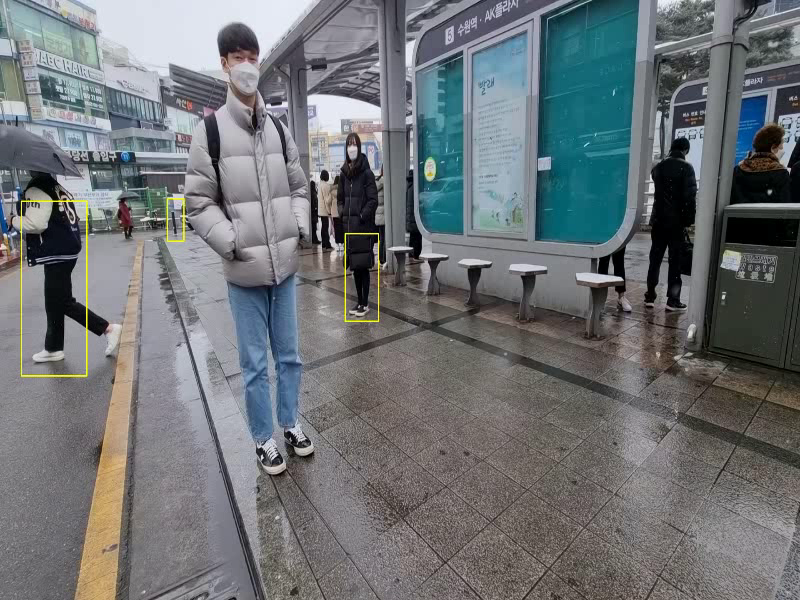
#> input picture frame 1 of opencv_study/harr.avi, 800 x 600 px, given in place of the camera
$ python HarrBody.py
#> lines starting #> are read from the running program, lines starting #| are printed output that depends on the picture; after the words box and inside, x2 and y2 are one past the last pixel; in counts of white or black regions, pixels touching at a corner belong together
import numpy as np
import cv2

body_classifier = cv2.CascadeClassifier('haarcascade_fullbody.xml')
cap = cv2.VideoCapture(0)
cam = cv2.VideoWriter('harr.avi',cv2.VideoWriter_fourcc('D', 'I', 'V', 'X'),25,(800,600))
while cap.isOpened():
    ret,img = cap.read()
#> img is the input picture: shape (600, 800, 3); mean B, G, R 117.4, 114.8, 110.6
    frame = img
    gray = cv2.cvtColor(frame, cv2.COLOR_BGR2GRAY)
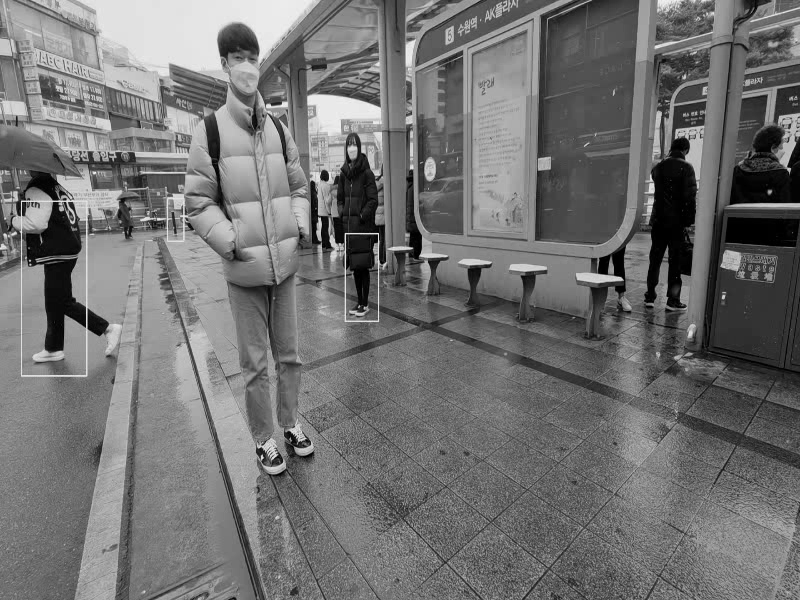
#> gray: shape (600, 800); min 0, max 250, mean 113.8
    bodies = body_classifier.detectMultiScale(gray, 1.2, 3)
#> bodies = [[210, 18, 28, 56]]
    #print(bodies)
    for (x,y,w,h) in bodies:
        cv2.rectangle(frame,(x,y),(x+w,y+h),(0,255,255),2)
#> this loop made 1 pass
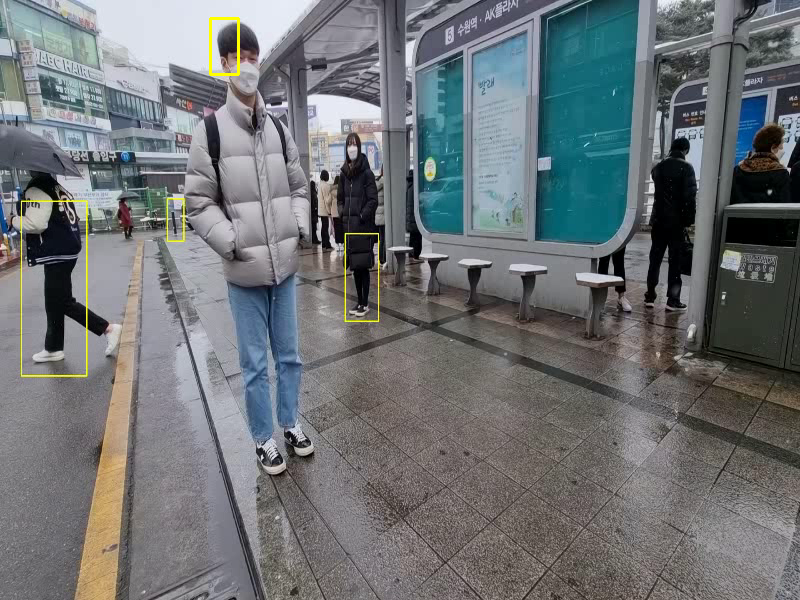
#> frame: shape (600, 800, 3); 0.1% of pixels changed, all inside (x1, y1, x2, y2) = (209, 17, 240, 76)
    frame2 = cv2.resize(frame,(800,600))
    cv2.imshow('Humans',frame2)
    cam.write(frame2)
    ch = cv2.waitKey(30)& 0xff
#> (key Esc is pressed here)
    if ch == 27:
        print('끗')
        break
cam.release()
cv2.destroyAllWindows()

$ run again, starting later in the video
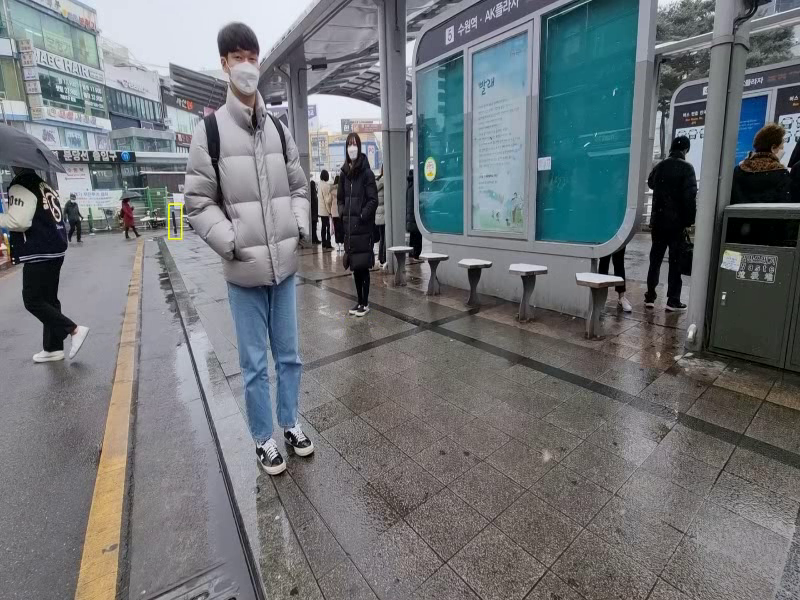
#> input picture frame 6 of opencv_study/harr.avi, 800 x 600 px, given in place of the camera
#> img is the input picture: shape (600, 800, 3); mean B, G, R 117.8, 114.6, 110.5
#> `gray = cv2.cvtColor(frame, cv2.COLOR_BGR2GRAY)`:
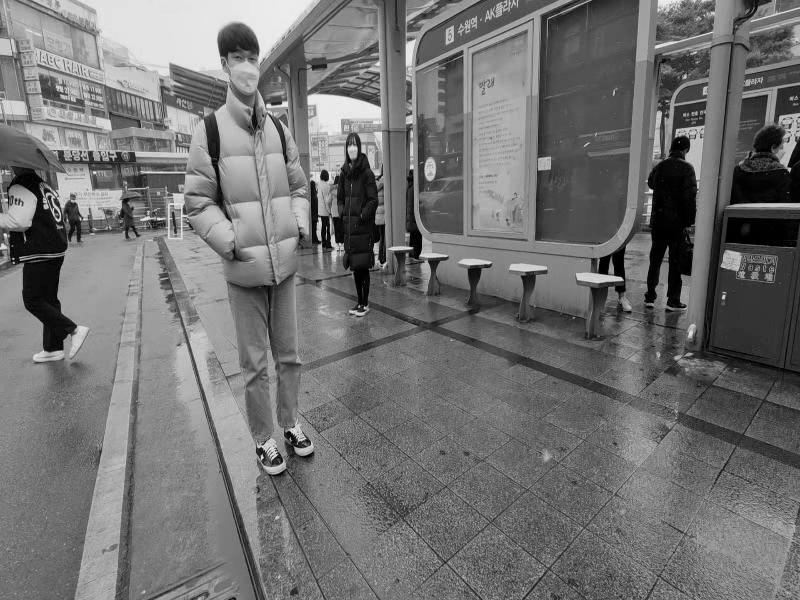
#> gray: shape (600, 800); min 0, max 242, mean 113.7
#> bodies = ()

$ run again, starting later in the video
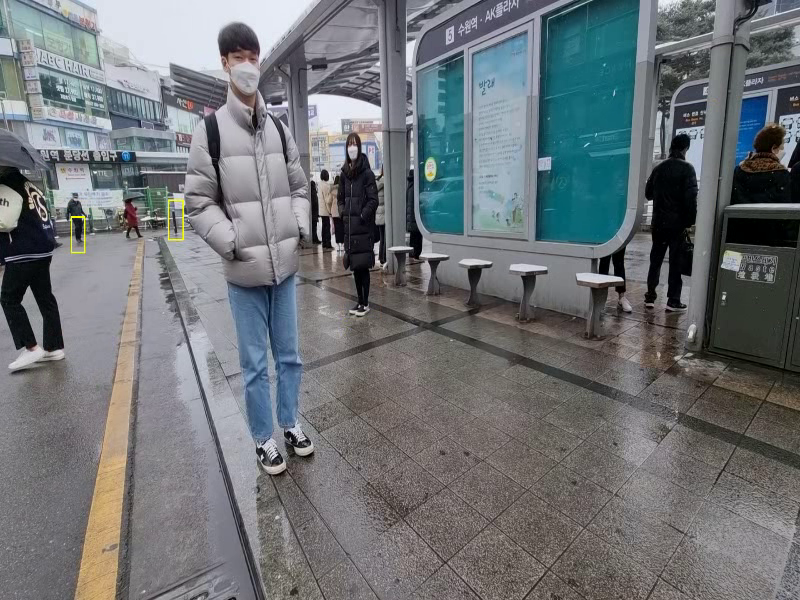
#> input picture frame 11 of opencv_study/harr.avi, 800 x 600 px, given in place of the camera
#> img is the input picture: shape (600, 800, 3); mean B, G, R 117.5, 114.4, 110.3
#> `gray = cv2.cvtColor(frame, cv2.COLOR_BGR2GRAY)`:
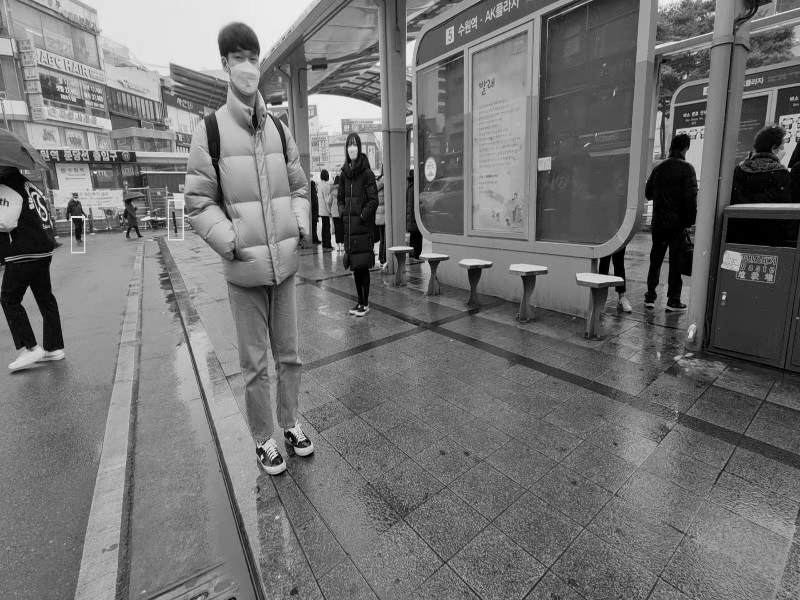
#> gray: shape (600, 800); min 0, max 248, mean 113.5
#> bodies = [[210, 19, 29, 58], [306, 114, 100, 199]]
#> the loop `for (x,y,w,h) in bodies:` made 2 passes
#> after the loop `for (x,y,w,h) in bodies:`:
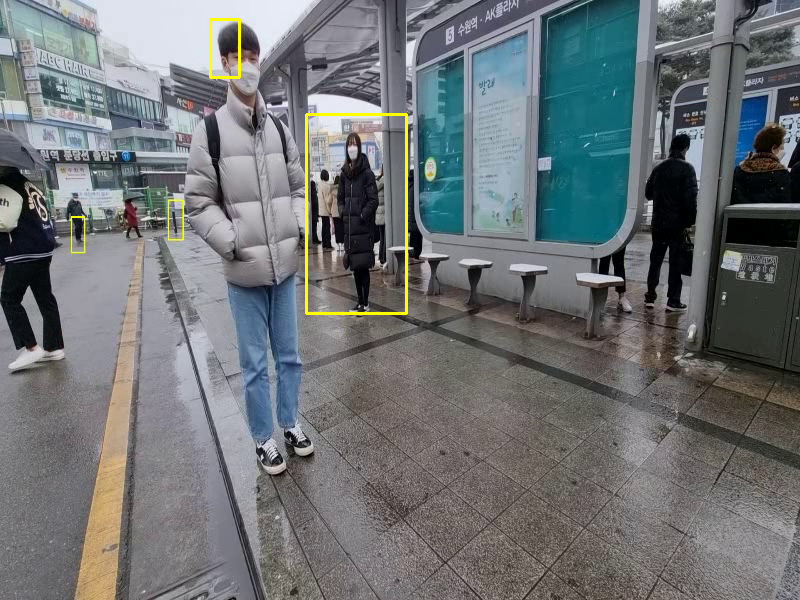
#> frame: shape (600, 800, 3); 0.48% of pixels changed, all inside (x1, y1, x2, y2) = (209, 18, 408, 315)
